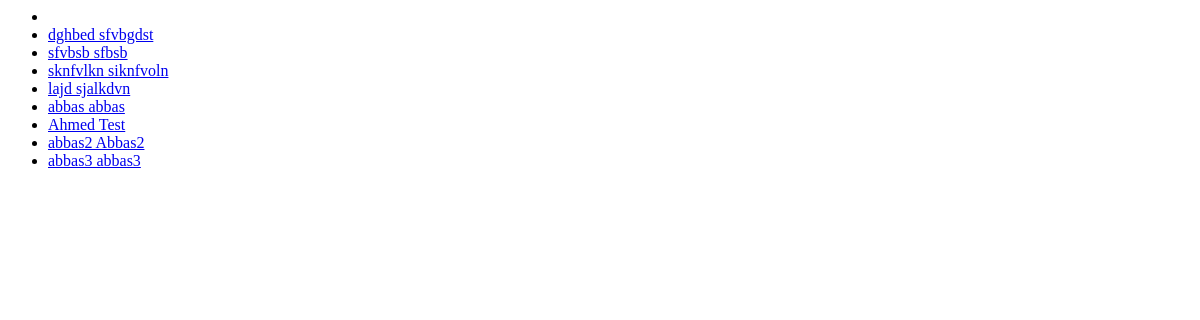
Before: /users with the older database file.
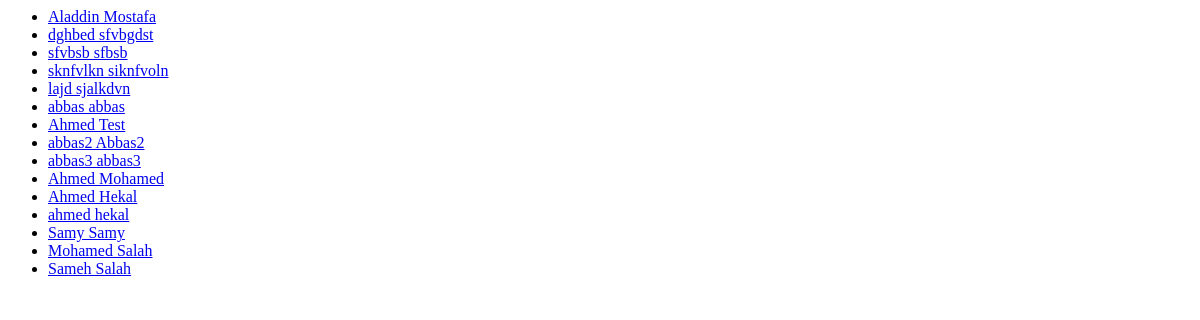
After: the same page with the newer database file.
### social_network/models.py (models this page shows)
class CustomUser(AbstractUser):
    friends = models.ManyToManyField('self')
    username = models.CharField(max_length=100, unique=True)
    password = models.CharField(max_length=100)
    email = models.CharField(max_length=100, unique=True)
    first_name = models.CharField(max_length=100)
    last_name = models.CharField(max_length=100)
    birth_date = models.CharField(max_length=10)
    gender = models.CharField(max_length=8)
    mobile_number = models.CharField(max_length=15)
    def __str__(self):
        return self.first_name + " " + self.last_name

### social_network/views.py (the view)
# urls.py: url(r'^users', views.index, name='index'),
def index(request):
    all_users = CustomUser.objects.all()
    context = {'all_users': all_users}
    return render(request, 'social_network/index.html', context)

### social_network/templates/social_network/index.html
<ul>
    {% for user in all_users%}
    <li><a href="/users/{{ user.pk }}/">{{user}}</a></li>
    {% endfor %}
</ul>

Changed rows visible on the page:
now on this page (row edited): CustomUser: first_name+last_name "Aladdin Mostafa"
added CustomUser: first_name+last_name "Ahmed Mohamed"
added CustomUser: first_name+last_name "Ahmed Hekal"
added CustomUser: first_name+last_name "ahmed hekal"
added CustomUser: first_name+last_name "Samy Samy"
added CustomUser: first_name+last_name "Mohamed Salah"
added CustomUser: first_name+last_name "Sameh Salah"
